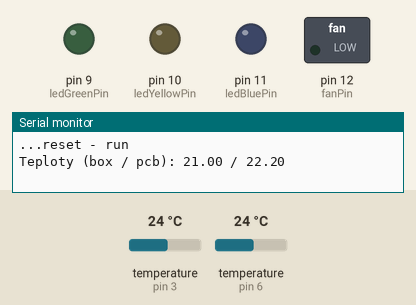
Simulated run of this sketch. Board: Arduino Uno, built with avr-gcc and run on an emulated ATmega328P. Shown: switched loads named in the sketch (green lamp = pin HIGH), output pins drawn as LEDs (lit = HIGH), the last lines printed to the serial monitor. Inputs (shaded band) come from the test bench; at power-on: temperature (sensors on pin 6, pin 3) 24 °C.

Above: at 1.2 s.
1.3 s: temperature (sensor on pin 6) set to 12.6 °C
At 4.3 s:
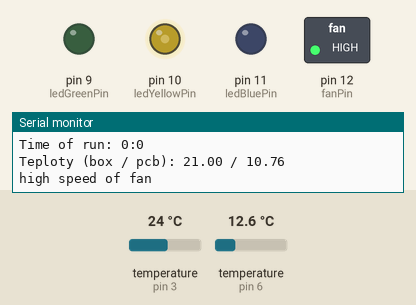
9.3 s: temperature (sensor on pin 6) set to 11.2 °C
At 10.5 s:
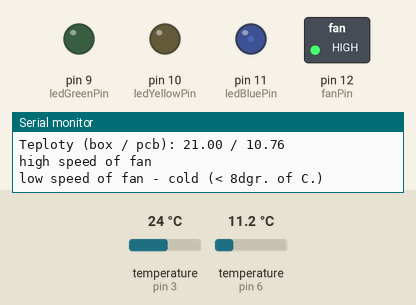
Timing chart, 0 to 23.0 s (numbered marks = the images above; inputs shaded):
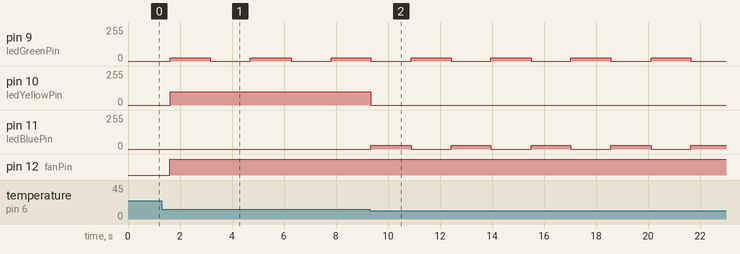

Measured:
- the behaviour switches between 11.9 and 11.8 °C on temperature (sensor on pin 6) (found by bisection; images 1 and 2)
- after the input at 9.3 s, pin 10 (ledYellowPin): 100/255 → 0/255 at once; pin 11 (ledBluePin): alternates 30/255 for 1.5 s and 0/255 for 1.5 s, starting at once
- by itself, pin 9 (ledGreenPin): alternates 25/255 for 1.5 s and 0/255 for 1.5 s

The sketch:

ventTimer.ino
```cpp
#include <OneWire.h>
#include <DallasTemperature.h>


// constants won't change. Used here to set a pin number:
const int ledGreenPin   = 9;            // Green LED = Arduino is working
const int ledYellowPin  = 10;           // Yellow LED = Fan is turning high speed
const int ledBluePin    = 11;           // Blue LED = Fan is turning low speed (<5°C)
const int fanPin        = 12;           // Fan MOSFET output
const int tempInPin     = 3;            // Internal (on board) temperature
const int tempBoxPin    = 6;            // Bee frames box temperature

// Variables will change:
int ledGreenState       = LOW;          // ledStates used to set the LED
int ledYellowState      = LOW;
int ledBlueState        = LOW;
int fanState            = LOW;
float calibDSIn           = -3.0;
float calibDSBox          = -1.8;
int tempLimit           = 10;           // if temp < limit, than run fan slowly
int tempFreeze          = -1;           // if temp < limit, than dont run

unsigned long previousMillis = 0;       // will store last time LED was updated
int sekundy = 0;
int minuty = 0;
int hodiny = 0;


// constants won't change:
const long interval = 1000;

// vytvoreni instance oneWireDS z knihovny OneWire
OneWire oneWireDSIn(tempInPin);
OneWire oneWireDSBox(tempBoxPin);
DallasTemperature senzorDSIn(&oneWireDSIn);
DallasTemperature senzorDSBox(&oneWireDSBox);

void setup() {
  pinMode(ledGreenPin, OUTPUT);
  pinMode(ledYellowPin, OUTPUT);
  pinMode(ledBluePin, OUTPUT);
  pinMode(fanPin, OUTPUT);
  Serial.begin(115200);
  senzorDSIn.begin();
  senzorDSBox.begin();
  Serial.println("...reset - run");
  sendTemperature();
}


void sendTime() {
  Serial.print("Time of run: ");
  Serial.print(minuty);
  Serial.print(":");
  Serial.println(sekundy);
}


void sendTemperature() {
  Serial.print("Teploty (box / pcb): ");
  Serial.print(senzorDSIn.getTempCByIndex(0) + calibDSIn);
  Serial.print(" / ");
  Serial.println(senzorDSBox.getTempCByIndex(0) + calibDSBox);
}


// fan speed
void setPWMToFan(int speed) {
  switch (speed) {
  case 1: // slow if cold
    analogWrite(fanPin, 200);
    break;

  case 2: // high if not cold
    analogWrite(fanPin, 255);
    break;

  case 3: // fan stopped
    analogWrite(fanPin, 0);
    break;

  default: // fan is switch-off
    analogWrite(fanPin, 0);
    break;
  }
}

// arduino is alive
void blinkGreenLed() {
  if (sekundy %1 == 0) {
    if (ledGreenState == LOW) {
      ledGreenState = HIGH;
    } else {
      ledGreenState = LOW;
    }
  }
}


void blinkBlueLed() {
  if (sekundy %1 == 0) {
    if (ledBlueState == LOW) {
      ledBlueState = HIGH;
    } else {
      ledBlueState = LOW;
    }
  }
}

void onBlueLed() {
  ledBlueState = HIGH;
}

int checkTimeLimit(int maxTime) {
  if ((minuty >= 0) && (minuty < maxTime)) {
    return (HIGH);
  } else {
    return (LOW);
  }
}

// timing for fan running
void switchFanOnOff() {
  if ((((senzorDSBox.getTempCByIndex(0) + calibDSBox) <= tempLimit) && ((senzorDSBox.getTempCByIndex(0) + calibDSBox) > tempFreeze)) && checkTimeLimit(10))
    {
      setPWMToFan(2);
      ledYellowState = LOW;
      blinkBlueLed();
      Serial.println("low speed of fan - cold (< 8dgr. of C.)");
    }
    else if (((senzorDSBox.getTempCByIndex(0) + calibDSBox) <= tempFreeze) && checkTimeLimit(5))
    {
      setPWMToFan(2);
      ledYellowState = LOW;
      onBlueLed();
      Serial.println("low speed of fan - freeze");
    }
    else if (((senzorDSBox.getTempCByIndex(0) + calibDSBox) > tempLimit) && checkTimeLimit(15))
    {
      setPWMToFan(2);
      ledYellowState = HIGH;
      ledBlueState = LOW;
      Serial.println("high speed of fan");
    }
    else {
      setPWMToFan(3);
      Serial.println("fan off");
    }
}

void loop() {
  unsigned long currentMillis = millis();
  senzorDSIn.requestTemperatures();
  senzorDSBox.requestTemperatures();
  blinkGreenLed();
  switchFanOnOff();

  if (currentMillis - previousMillis >= interval) {
    previousMillis = currentMillis;
    sekundy += 1;
  }

  if (sekundy %3 == 0) {
    sendTime();
    sendTemperature();
  }

  if (sekundy == 59) {
    minuty += 1;
    sekundy = 0;
  }

  if (minuty == 59) {
    minuty = 0;
  }

  //snizení jasu diod
  //digitalWrite(ledGreenPin, ledGreenState);
  if (ledGreenState == HIGH) {
    analogWrite(ledGreenPin, 25);
  } else {
    analogWrite(ledGreenPin, 0);
  }


  //digitalWrite(ledYellowPin, ledYellowState);
  if (ledYellowState == HIGH) {
    analogWrite(ledYellowPin, 100);
  } else {
    analogWrite(ledYellowPin, 0);
  }

  //digitalWrite(ledBluePin, ledBlueState);
  if (ledBlueState == HIGH) {
    analogWrite(ledBluePin, 30);
  } else {
    analogWrite(ledBluePin, 0);
  }
}
```
